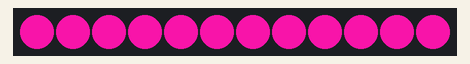
The sketch below on a simulated Arduino Uno, built with avr-gcc and run on an emulated ATmega328P. On the bench: 12 RGB LEDs in strip order, left to right. Dim RGB values are drawn brighter than linear; random numbers use the default seed unless the sketch sets one.

Above: at 0.05 s.
At 4.69 s:
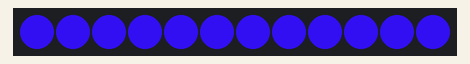
At 9.94 s:
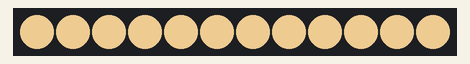
At 19.84 s:
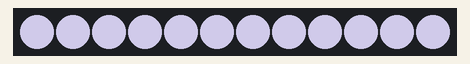
At 29.73 s:
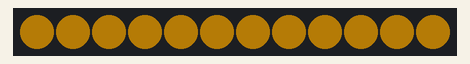
At 39.83 s:
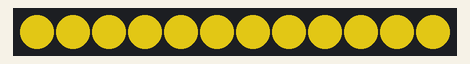

The sketch:

led_pulse.ino
```cpp
/////////////////////////////////////////////////////定義とglobal関数だから本元のところにおいておいておいてね///////////////////////////////////////////////

#include <Adafruit_NeoPixel.h>

#define PIN            5 //シリアル通信GPIOピン番号
#define MAXPIXELS      12 //LED素子の最大数

Adafruit_NeoPixel pixels = Adafruit_NeoPixel(MAXPIXELS, PIN, NEO_GRB + NEO_KHZ800);
int cnt = 0; //256段階でLEDをフェードさせるためのカウント

void setup() {
  pixels.begin(); // This initializes the NeoPixel library.
  pixels.show();
  pixels.setBrightness(255); //Max 255.power of bllitness
}

///////////////////////////////////////////////////////////関数としてloop内で毎回呼び出す//////////////////////////////////////////////////////////////////

 void loop(){
      int a = random(0, 255);
      int b = random(0, 255);
      int c = random(0, 255);


      pixels.setPixelColor(0, pixels.Color(a, b, c));
      pixels.setPixelColor(1, pixels.Color(a, b, c));
      pixels.setPixelColor(2, pixels.Color(a, b, c));
      pixels.setPixelColor(3, pixels.Color(a, b, c));
      pixels.setPixelColor(4, pixels.Color(a, b, c));
      pixels.setPixelColor(5, pixels.Color(a, b, c));
      pixels.setPixelColor(6, pixels.Color(a, b, c));
      pixels.setPixelColor(7, pixels.Color(a, b, c));
      pixels.setPixelColor(8, pixels.Color(a, b, c));
      pixels.setPixelColor(9, pixels.Color(a, b, c));
      pixels.setPixelColor(10, pixels.Color(a, b, c));
      pixels.setPixelColor(11, pixels.Color(a, b, c));
      pixels.show(); // This sends the updated pixel color to the hardware.
      delay(100);
      pixels.setPixelColor(0, pixels.Color(0, 0, 0));
      pixels.setPixelColor(1, pixels.Color(0, 0, 0));
      pixels.setPixelColor(2, pixels.Color(0, 0, 0));
      pixels.setPixelColor(3, pixels.Color(0, 0, 0));
      pixels.setPixelColor(4, pixels.Color(0, 0, 0));
      pixels.setPixelColor(5, pixels.Color(0, 0, 0));
      pixels.setPixelColor(6, pixels.Color(0, 0, 0));
      pixels.setPixelColor(7, pixels.Color(0, 0, 0));
      pixels.setPixelColor(8, pixels.Color(0, 0, 0));
      pixels.setPixelColor(9, pixels.Color(0, 0, 0));
      pixels.setPixelColor(10, pixels.Color(0, 0, 0));
      pixels.setPixelColor(11, pixels.Color(0, 0, 0));
      pixels.show(); // This sends the updated pixel color to the hardware.
      delay(100);

 }
```
